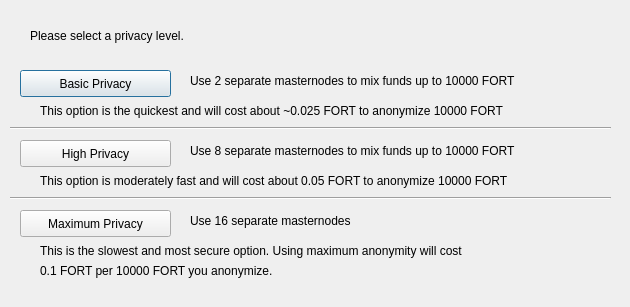
<?xml version="1.0" encoding="UTF-8"?>
<ui version="4.0">
 <class>ObfuscationConfig</class>
 <widget class="QDialog" name="ObfuscationConfig">
  <property name="geometry">
   <rect>
    <x>0</x>
    <y>0</y>
    <width>630</width>
    <height>307</height>
   </rect>
  </property>
  <property name="windowTitle">
   <string>Configure Obfuscation</string>
  </property>
  <widget class="QPushButton" name="buttonBasic">
   <property name="geometry">
    <rect>
     <x>20</x>
     <y>70</y>
     <width>151</width>
     <height>27</height>
    </rect>
   </property>
   <property name="text">
    <string>Basic Privacy</string>
   </property>
  </widget>
  <widget class="QPushButton" name="buttonHigh">
   <property name="geometry">
    <rect>
     <x>20</x>
     <y>140</y>
     <width>151</width>
     <height>27</height>
    </rect>
   </property>
   <property name="text">
    <string>High Privacy</string>
   </property>
  </widget>
  <widget class="QPushButton" name="buttonMax">
   <property name="geometry">
    <rect>
     <x>20</x>
     <y>210</y>
     <width>151</width>
     <height>27</height>
    </rect>
   </property>
   <property name="text">
    <string>Maximum Privacy</string>
   </property>
  </widget>
  <widget class="QLabel" name="label">
   <property name="geometry">
    <rect>
     <x>30</x>
     <y>20</y>
     <width>571</width>
     <height>31</height>
    </rect>
   </property>
   <property name="text">
    <string>Please select a privacy level.</string>
   </property>
  </widget>
  <widget class="QLabel" name="label_2">
   <property name="geometry">
    <rect>
     <x>190</x>
     <y>70</y>
     <width>421</width>
     <height>21</height>
    </rect>
   </property>
   <property name="text">
    <string>Use 2 separate masternodes to mix funds up to 10000 FORT</string>
   </property>
  </widget>
  <widget class="QLabel" name="label_3">
   <property name="geometry">
    <rect>
     <x>190</x>
     <y>140</y>
     <width>411</width>
     <height>21</height>
    </rect>
   </property>
   <property name="text">
    <string>Use 8 separate masternodes to mix funds up to 10000 FORT</string>
   </property>
  </widget>
  <widget class="QLabel" name="label_4">
   <property name="geometry">
    <rect>
     <x>190</x>
     <y>210</y>
     <width>421</width>
     <height>21</height>
    </rect>
   </property>
   <property name="text">
    <string>Use 16 separate masternodes</string>
   </property>
  </widget>
  <widget class="QLabel" name="label_6">
   <property name="geometry">
    <rect>
     <x>40</x>
     <y>100</y>
     <width>561</width>
     <height>21</height>
    </rect>
   </property>
   <property name="text">
    <string>This option is the quickest and will cost about ~0.025 FORT to anonymize 10000 FORT</string>
   </property>
  </widget>
  <widget class="QLabel" name="label_7">
   <property name="geometry">
    <rect>
     <x>40</x>
     <y>170</y>
     <width>561</width>
     <height>21</height>
    </rect>
   </property>
   <property name="text">
    <string>This option is moderately fast and will cost about 0.05 FORT to anonymize 10000 FORT</string>
   </property>
  </widget>
  <widget class="QLabel" name="label_8">
   <property name="geometry">
    <rect>
     <x>40</x>
     <y>240</y>
     <width>561</width>
     <height>21</height>
    </rect>
   </property>
   <property name="text">
    <string>This is the slowest and most secure option. Using maximum anonymity will cost</string>
   </property>
  </widget>
  <widget class="QLabel" name="label_9">
   <property name="geometry">
    <rect>
     <x>40</x>
     <y>260</y>
     <width>561</width>
     <height>21</height>
    </rect>
   </property>
   <property name="text">
    <string>0.1 FORT per 10000 FORT you anonymize.</string>
   </property>
  </widget>
  <widget class="Line" name="line">
   <property name="geometry">
    <rect>
     <x>10</x>
     <y>120</y>
     <width>601</width>
     <height>16</height>
    </rect>
   </property>
   <property name="orientation">
    <enum>Qt::Horizontal</enum>
   </property>
  </widget>
  <widget class="Line" name="line_2">
   <property name="geometry">
    <rect>
     <x>10</x>
     <y>190</y>
     <width>601</width>
     <height>16</height>
    </rect>
   </property>
   <property name="orientation">
    <enum>Qt::Horizontal</enum>
   </property>
  </widget>
 </widget>
 <resources/>
 <connections/>
</ui>
